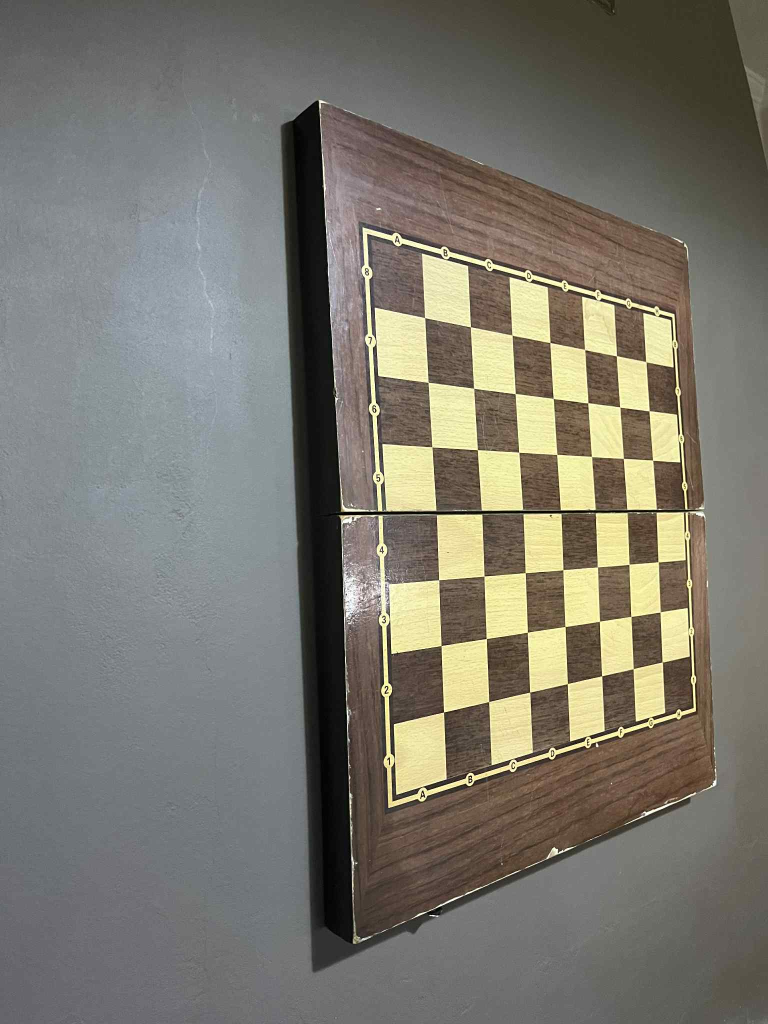
#> input picture hw3_metric_rectification/chessboard.jpg, 1536 x 2048 px (shown at 1/2 size)
$ python metric_rectification.py
#> lines starting #> are read from the running program, lines starting #| are printed output that depends on the picture; after the words box and inside, x2 and y2 are one past the last pixel; in counts of white or black regions, pixels touching at a corner belong together
# Import Libraries
import numpy as np
import cv2
import os

BASE_DIR = os.path.dirname(os.path.abspath(__file__))
RESULTS_DIR = os.path.join(BASE_DIR, "results")
os.makedirs(RESULTS_DIR, exist_ok=True)

# Pixel coordinates
image_points = np.array([
    [795, 1581],
    [1386, 1411],
    [1340, 647],
    [745, 481],
    [776, 1024],
    [1365, 1024],
    [1240, 815],
    [1261, 1237],
    [1123, 1026]
], dtype=np.float32)

# Real-world coordinates (in cm)
object_points = np.array([
    [0, 0],
    [40, 0],
    [40, 40],
    [0, 40],
    [0, 20],
    [40, 20],
    [30, 30],
    [30, 10],
    [20, 20]
], dtype=np.float32)

# Homography H
H, _ = cv2.findHomography(image_points, object_points)

# Inverse homography H⁻¹
H_inv = np.linalg.inv(H)

print("H =\n", H)
print("\nH_inv =\n", H_inv)

# Project image points
image_points_h = np.hstack((image_points, np.ones((image_points.shape[0], 1))))  # Add homogeneous coordinate
projected_h = (H @ image_points_h.T).T  # Apply H
projected = projected_h[:, :2] / projected_h[:, [2]]  # Convert back to non-homogeneous

# Reprojection errors
errors = object_points - projected
errors_norm = np.linalg.norm(errors, axis=1)
rmse = np.sqrt(np.mean(errors_norm**2))

for i, (real, proj, err) in enumerate(zip(object_points, projected, errors_norm)):
    print(f"Point {i+1}: Real={real}, Projected={proj.round(2)}, Error={err:.2f} cm")

print(f"\nRMSE = {rmse:.2f} cm")

# Define scaling factor and margin
scale = 12.5
margin_cm = 1
margin_px = int(margin_cm * scale)

# Shift the projected content
H_translate = np.array([
    [1, 0, margin_px],
    [0, 1, margin_px],
    [0, 0, 1]
])

# Convert from cm to pixels
H_scale = np.array([
    [scale, 0, 0],
    [0, scale, 0],
    [0, 0, 1]
])

# Total homography
H_total = H_scale @ H_translate @ H

# Define canvas size in pixels
canvas_cm = 40 + 2 * margin_cm
output_size = (int(canvas_cm * scale) + 200, int(canvas_cm * scale) + 200)

# Load image
img = cv2.imread(os.path.join(BASE_DIR, "chessboard.jpg"))
#> img is the input picture: shape (2048, 1536, 3); mean B, G, R 110, 119.3, 122

# Apply homography
warped = cv2.warpPerspective(img, H_total, output_size)
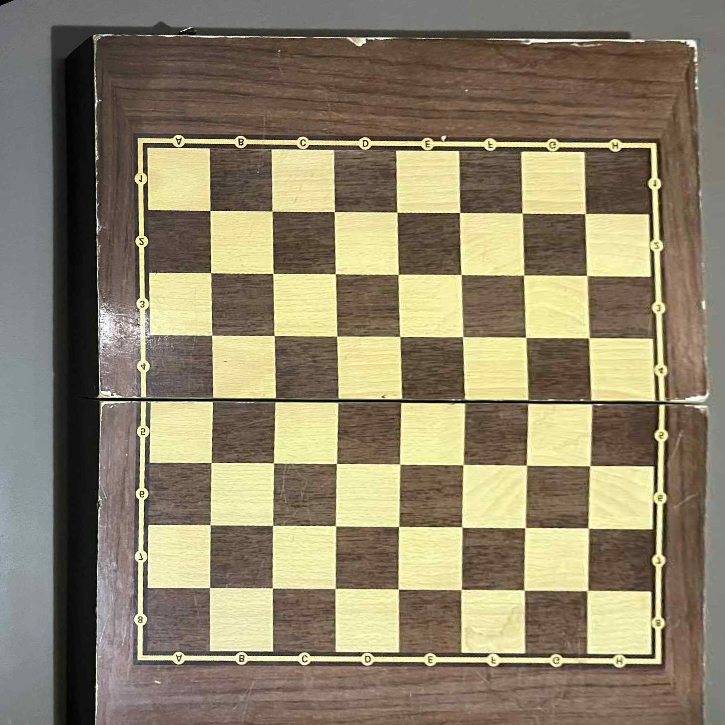
#> warped: shape (725, 725, 3); mean B, G, R 105.4, 130.1, 140.8
cv2.imwrite(os.path.join(RESULTS_DIR, "warped_output.jpg"), warped)

# Draw points and labels
for idx, point in enumerate(image_points):
    x, y = int(point[0]), int(point[1])
    cv2.circle(img, (x, y), 10, (0, 0, 255), -1)  # Red dot
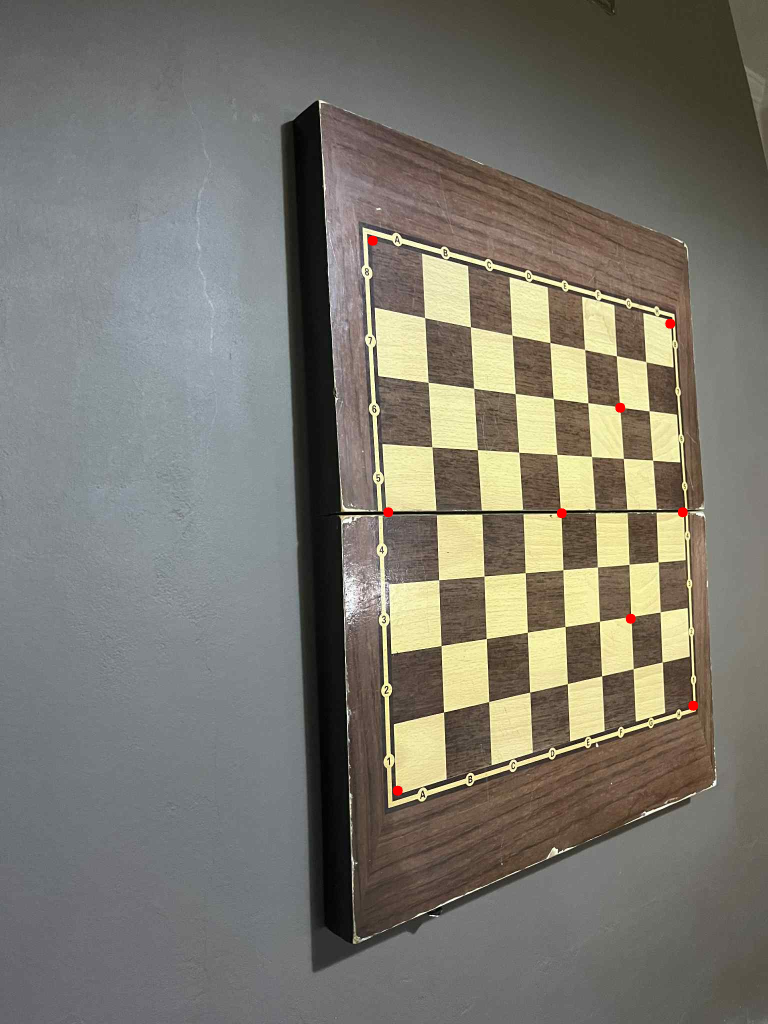
#> img: shape (2048, 1536, 3) (shown at 1/2 size); 0.09% of pixels changed, all inside (x1, y1, x2, y2) = (735, 471, 1397, 1592)
cv2.imwrite(os.path.join(RESULTS_DIR, "image_with_points.jpg"), img)
